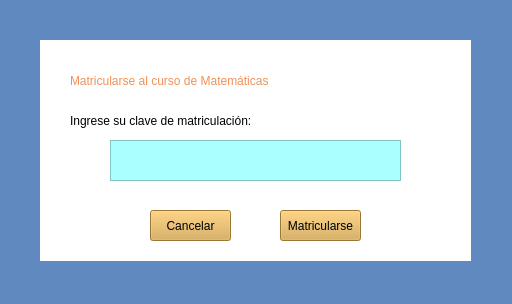
<?xml version="1.0" encoding="UTF-8"?>
<ui version="4.0">
 <class>matriMate</class>
 <widget class="QWidget" name="matriMate">
  <property name="geometry">
   <rect>
    <x>0</x>
    <y>0</y>
    <width>512</width>
    <height>304</height>
   </rect>
  </property>
  <property name="windowTitle">
   <string>Form</string>
  </property>
  <property name="styleSheet">
   <string notr="true">background-color: rgb(96, 137, 191);
</string>
  </property>
  <widget class="QLabel" name="label">
   <property name="geometry">
    <rect>
     <x>40</x>
     <y>40</y>
     <width>431</width>
     <height>221</height>
    </rect>
   </property>
   <property name="styleSheet">
    <string notr="true">background-color: rgb(255, 255, 255);</string>
   </property>
   <property name="text">
    <string/>
   </property>
  </widget>
  <widget class="QLabel" name="label_2">
   <property name="geometry">
    <rect>
     <x>70</x>
     <y>70</y>
     <width>371</width>
     <height>21</height>
    </rect>
   </property>
   <property name="styleSheet">
    <string notr="true">color: rgb(242, 144, 87);
font: 700 16pt &quot;Segoe UI&quot;;
background-color: rgb(255, 255, 255);
</string>
   </property>
   <property name="text">
    <string>Matricularse al curso de Matemáticas</string>
   </property>
  </widget>
  <widget class="QLabel" name="label_3">
   <property name="geometry">
    <rect>
     <x>70</x>
     <y>110</y>
     <width>271</width>
     <height>21</height>
    </rect>
   </property>
   <property name="styleSheet">
    <string notr="true">background-color: rgb(255, 255, 255);
font: 700 12pt &quot;Segoe UI&quot;;</string>
   </property>
   <property name="text">
    <string>Ingrese su clave de matriculación:</string>
   </property>
  </widget>
  <widget class="QTextEdit" name="textEdit">
   <property name="geometry">
    <rect>
     <x>110</x>
     <y>140</y>
     <width>291</width>
     <height>41</height>
    </rect>
   </property>
   <property name="styleSheet">
    <string notr="true">background-color: rgb(170, 255, 255);</string>
   </property>
  </widget>
  <widget class="QPushButton" name="pushButton">
   <property name="geometry">
    <rect>
     <x>150</x>
     <y>210</y>
     <width>81</width>
     <height>31</height>
    </rect>
   </property>
   <property name="styleSheet">
    <string notr="true">background-color: rgb(217, 167, 74);
font: 700 10pt &quot;Segoe UI&quot;;</string>
   </property>
   <property name="text">
    <string>Cancelar</string>
   </property>
  </widget>
  <widget class="QPushButton" name="pushButton_2">
   <property name="geometry">
    <rect>
     <x>280</x>
     <y>210</y>
     <width>81</width>
     <height>31</height>
    </rect>
   </property>
   <property name="styleSheet">
    <string notr="true">background-color: rgb(217, 167, 74);
font: 700 10pt &quot;Segoe UI&quot;;
</string>
   </property>
   <property name="text">
    <string>Matricularse</string>
   </property>
  </widget>
 </widget>
 <resources/>
 <connections/>
</ui>
